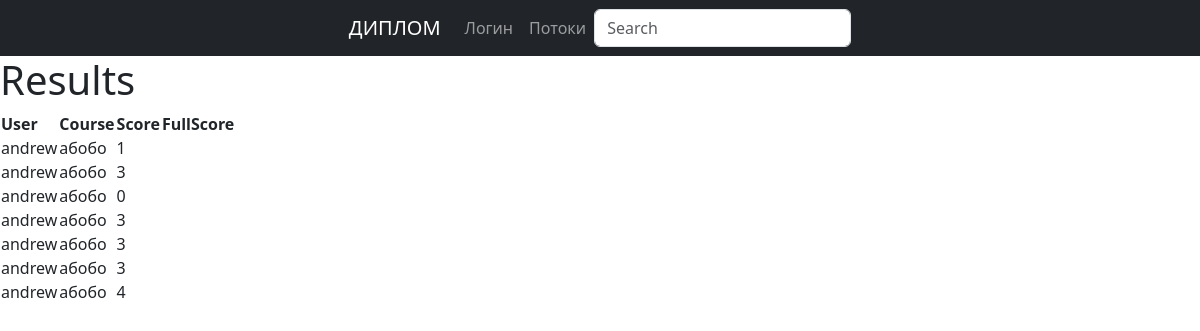
The page /bigcourse/1/results/ on the database its author committed.
### base/models.py (models this page shows, shortened)
class CourseResult(models.Model):
    user= models.ForeignKey(User, on_delete=models.CASCADE)
    course = models.ForeignKey(Course, on_delete= models.CASCADE)
    score = models.IntegerField(default=0)

class Course(models.Model):
    bigcourse = models.ForeignKey(BigCourse, on_delete= models.CASCADE, null = True)
    host = models.ForeignKey(User, on_delete=models.SET_NULL, null = True)
    name = models.CharField(max_length=100)
    description = models.TextField(max_length=255, default='')
    created_date = models.DateField(auto_now_add=True)
    completion_date = models.DateField(null=True, blank=True)
    min_progress = models.IntegerField(default=0)
    progress = models.IntegerField(default=0)
    order = models.IntegerField(default=1)

### base/views.py (the view)
# urls.py: path('bigcourse/<str:pk>/results/', views.results, name='results'),
def results(request, pk):
    bigcourse = BigCourse.objects.get(id=pk)
    results = CourseResult.objects.all()
    context = {'results': results}
    return render(request, 'courses/results.html', context)

### base/templates/courses/results.html
{% extends 'main.html' %}
{% block content %}
  <h1>Results</h1>
  <table>
    <thead>
      <tr>
        <th>User</th>
        <th>Course</th>
        <th>Score</th>
        <th>FullScore</th>
      </tr>
    </thead>
    <tbody>
      {% for result in results %}
        <tr>
          <td>{{ result.user.username }}</td>
          <td>{{ result.course.name }}</td>
          <td>{{ result.score }}</td>
        </tr>
      {% empty %}
        <tr>
          <td colspan="3">No course results found.</td>
        </tr>
      {% endfor %}
    </tbody>
  </table>
{% endblock %}

### rows shown on the page
CourseResult: user.username "andrew", course.name "абобо", score "1"
CourseResult: user.username "andrew", course.name "абобо", score "3"
CourseResult: user.username "andrew", course.name "абобо", score "0"
CourseResult: user.username "andrew", course.name "абобо", score "3"
CourseResult: user.username "andrew", course.name "абобо", score "3"
CourseResult: user.username "andrew", course.name "абобо", score "3"
CourseResult: user.username "andrew", course.name "абобо", score "4"
